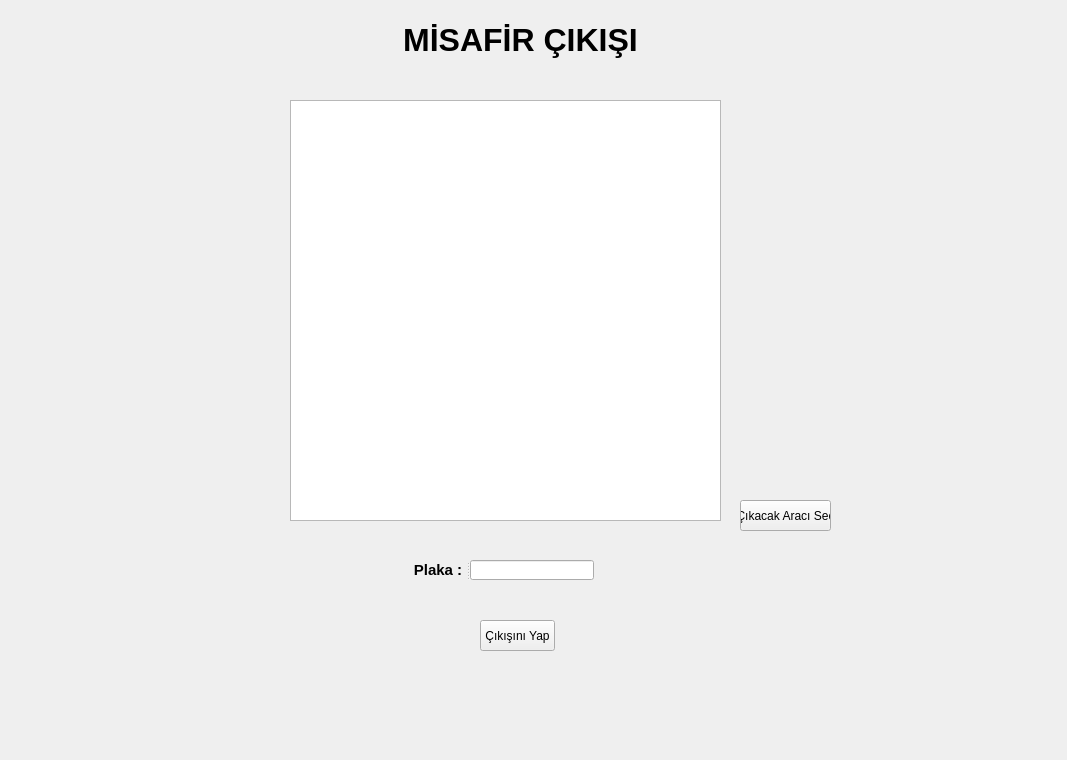
<?xml version="1.0" encoding="UTF-8"?>
<ui version="4.0">
 <class>Form</class>
 <widget class="QWidget" name="Form">
  <property name="geometry">
   <rect>
    <x>0</x>
    <y>0</y>
    <width>1067</width>
    <height>760</height>
   </rect>
  </property>
  <property name="windowTitle">
   <string>Form</string>
  </property>
  <widget class="QLabel" name="label">
   <property name="geometry">
    <rect>
     <x>-10</x>
     <y>0</y>
     <width>1111</width>
     <height>791</height>
    </rect>
   </property>
   <property name="text">
    <string/>
   </property>
   <property name="pixmap">
    <pixmap>Adsız.png</pixmap>
   </property>
   <property name="scaledContents">
    <bool>true</bool>
   </property>
  </widget>
  <widget class="QLabel" name="label_6">
   <property name="geometry">
    <rect>
     <x>360</x>
     <y>20</y>
     <width>321</width>
     <height>41</height>
    </rect>
   </property>
   <property name="text">
    <string>&lt;html&gt;&lt;head/&gt;&lt;body&gt;&lt;p align=&quot;center&quot;&gt;&lt;span style=&quot; font-size:24pt; font-weight:600;&quot;&gt;MİSAFİR ÇIKIŞI&lt;/span&gt;&lt;/p&gt;&lt;/body&gt;&lt;/html&gt;</string>
   </property>
  </widget>
  <widget class="QPushButton" name="cikisiniyap">
   <property name="geometry">
    <rect>
     <x>480</x>
     <y>620</y>
     <width>75</width>
     <height>31</height>
    </rect>
   </property>
   <property name="text">
    <string>Çıkışını Yap</string>
   </property>
  </widget>
  <widget class="QGraphicsView" name="aracgoruntu">
   <property name="geometry">
    <rect>
     <x>290</x>
     <y>100</y>
     <width>431</width>
     <height>421</height>
    </rect>
   </property>
  </widget>
  <widget class="QPushButton" name="aracsec">
   <property name="geometry">
    <rect>
     <x>740</x>
     <y>500</y>
     <width>91</width>
     <height>31</height>
    </rect>
   </property>
   <property name="text">
    <string>Çıkacak Aracı Seç</string>
   </property>
  </widget>
  <widget class="QSplitter" name="splitter">
   <property name="geometry">
    <rect>
     <x>410</x>
     <y>560</y>
     <width>184</width>
     <height>20</height>
    </rect>
   </property>
   <property name="orientation">
    <enum>Qt::Horizontal</enum>
   </property>
   <widget class="QLabel" name="label_2">
    <property name="text">
     <string>&lt;html&gt;&lt;head/&gt;&lt;body&gt;&lt;p align=&quot;center&quot;&gt;&lt;span style=&quot; font-size:11pt; font-weight:600;&quot;&gt;Plaka :&lt;/span&gt;&lt;/p&gt;&lt;/body&gt;&lt;/html&gt;</string>
    </property>
   </widget>
   <widget class="QLineEdit" name="plaka"/>
  </widget>
 </widget>
 <resources/>
 <connections/>
</ui>
